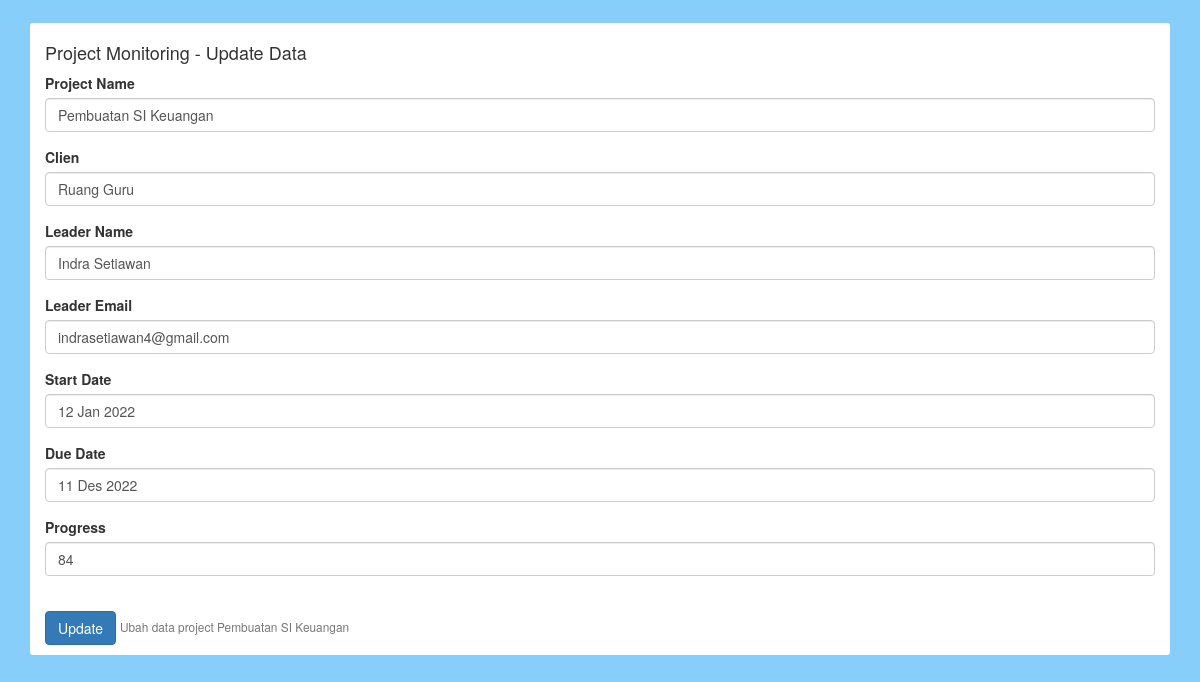
The page /page/update.php?id=1 on the database its author committed.
### tables this page shows
CREATE TABLE `project` (
  `id` int(11) NOT NULL,
  `project_name` varchar(100) NOT NULL,
  `clien` varchar(100) NOT NULL,
  `img_leader` varchar(100) NOT NULL,
  `leader_name` varchar(100) NOT NULL,
  `leader_email` varchar(100) NOT NULL,
  `start_date` varchar(100) NOT NULL,
  `end_date` varchar(100) NOT NULL,
  `progres` int(4) NOT NULL
);

### page/update.php (the view, shortened to what this page needs)
<?php
include "../action/connect.php";
$id = $_GET['id'];
$query = mysqli_query($connect, "SELECT * FROM project WHERE id = $id");
$data = mysqli_fetch_array($query);
 ?>
<!DOCTYPE html>
<html>
<head>
	<link rel="stylesheet" type="text/css" href="../assets/css/bootstrap.css">
	<link rel="stylesheet" type="text/css" href="../css/style.css">
	<link rel="stylesheet" type="text/css" href="../assets/fontawesome/css/all.min.css"/>
</head>
<body>
	<div class="container">
		<div class="insert">
			<h4>Project Monitoring - Update Data</h4>
			<form action="../action/update.php" enctype="multipart/form-data" method="POST">
			  <div class="form-group">
			    <label for="prname">Project Name</label>
			    <input type="text" class="form-control" id="prname" value="<?= $data['project_name'] ?>" required="" name="project_name">
			  </div>
			  <div class="form-group">
			    <label for="clien">Clien</label>
			    <input type="text" class="form-control" id="clien" value="<?= $data['clien'] ?>" required="" name="clien">
			  </div>
			  <div class="form-group">
			    <label for="lrname">Leader Name</label>
			    <input type="text" class="form-control" id="lrname" value="<?= $data['leader_name'] ?>" required="" name="leader_name">
			  </div>
			  <div class="form-group">
			    <label for="emaillr">Leader Email</label>
			    <input type="email" class="form-control" id="emaillr" value="<?= $data['leader_email'] ?>" required="" name="leader_email">
			  </div>
			  <div class="form-group">
			    <label for="date">Start Date</label>
			    <input type="text" class="form-control" id="date" required="" name="start_date" value="<?= $data['start_date'] ?>">
			  </div>
			  <div class="form-group">
			    <label for="date2">Due Date</label>
			    <input type="text" class="form-control" id="date2" required="" name="end_date" value="<?= $data['end_date'] ?>">
			  </div>
			  <div class="form-group">
			    <label for="prog">Progress</label>
			    <input type="number" class="form-control" id="prog" value="<?= $data['progres'] ?>" name="progres">
			  </div><br>
			  <button type="submit" class="btn btn-primary">Update</button>
			    <small class="form-text text-muted">Ubah data project <?= $data['project_name'] ?></small>
			</form>
		</div>
	</div>
</body>
</html>

### css/style.css (style rules this page uses)
body { background-color: #87cefa; }
.insert { margin-top: 2%; background-color: white; border-radius: 3px; padding: 10px 15px; }

### rows shown on the page
project: project_name "Pembuatan SI Keuangan", clien "Ruang Guru", leader_name "Indra Setiawan", leader_email "indrasetiawan4@gmail.com", start_date "12 Jan 2022", end_date "11 Des 2022", progres "84"
